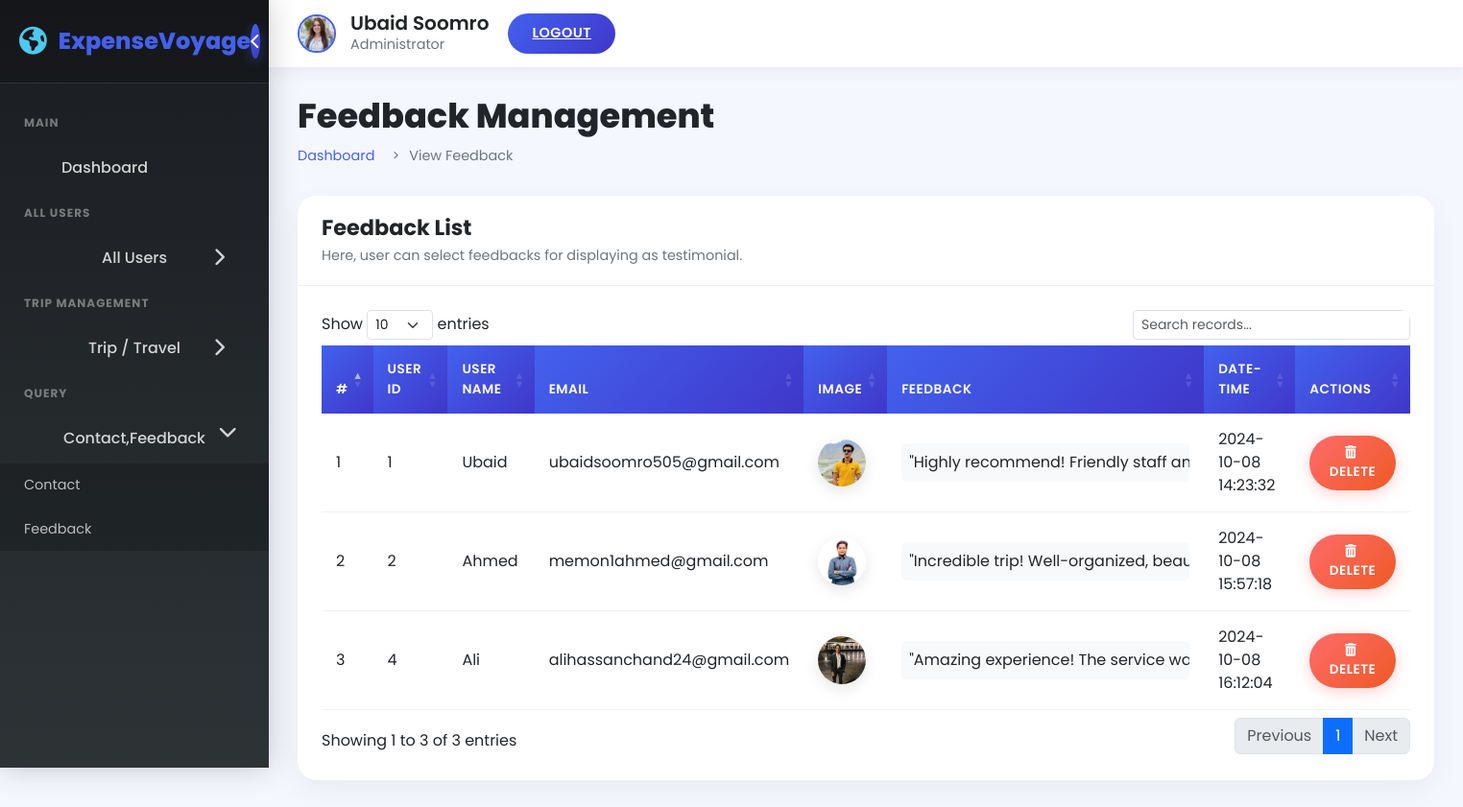
The page /admin/feedbackview.php (signed in) on the database its author committed.
### tables this page shows
CREATE TABLE `review` (
  `id` int(50) NOT NULL,
  `userid` int(50) NOT NULL,
  `email` varchar(50) NOT NULL,
  `image` varchar(255) NOT NULL,
  `usermessage` varchar(500) NOT NULL,
  `date_time` datetime NOT NULL DEFAULT current_timestamp(),
  `username` varchar(255) DEFAULT NULL
);

### admin/feedbackview.php (the view, shortened to what this page needs)
<?php
require("config.php");
?>
<!DOCTYPE html>
<html lang="en">
<head>
    <link rel="stylesheet" href="https://cdnjs.cloudflare.com/ajax/libs/font-awesome/6.4.0/css/all.min.css">
    <link rel="stylesheet" href="https://cdn.jsdelivr.net/npm/bootstrap@5.3.0/dist/css/bootstrap.min.css">
    <link rel="stylesheet" href="https://cdn.datatables.net/1.13.6/css/dataTables.bootstrap5.min.css">
    <link rel="stylesheet" href="https://cdn.datatables.net/responsive/2.5.0/css/responsive.bootstrap5.min.css">
</head>
<body>
    <div class="dashboard-wrapper">
        <aside class="sidebar" id="sidebar">
            <div class="sidebar-header">
                <a href="dashboard.php" class="sidebar-logo">
                    <i class="fas fa-globe-americas"></i>
                    <span>Expense<span>Voyage</span></span>
                </a>
                <button class="sidebar-toggle" id="sidebarToggle">
                    <i class="fas fa-chevron-left"></i>
                </button>
            </div>
            <div class="sidebar-menu">
                <ul>
                    <li class="menu-title">
                        <span>Main</span>
                    </li>
                    <li>
                        <a href="dashboard.php"><i class="fe fe-home"></i> <span>Dashboard</span></a>
                    </li>
                    <li class="menu-title">
                        <span>All Users</span>
                    </li>
                    <li class="submenu">
                        <a href="#"><i class="fe fe-user"></i> <span> All Users </span> <span class="menu-arrow"><i class="fas fa-chevron-right"></i></span></a>
                    </li>
                    <li class="menu-title">
                        <span>Trip Management</span>
                    </li>
                    <li class="submenu">
                        <a href="#"><i class="fe fe-map"></i> <span> Trip / Travel</span> <span class="menu-arrow"><i class="fas fa-chevron-right"></i></span></a>
                    </li>
                    <li class="menu-title">
                        <span>Query</span>
                    </li>
                    <li class="submenu open">
                        <a href="#"><i class="fe fe-comment"></i> <span> Contact,Feedback </span> <span class="menu-arrow"><i class="fas fa-chevron-right"></i></span></a>
                        <ul>
                            <li><a href="contactview.php"> Contact </a></li>
                            <li><a href="feedbackview.php" class="active"> Feedback </a></li>
                        </ul>
                    </li>
                </ul>
            </div>
        </aside>
        <div class="main-content" id="mainContent">
            <header class="top-header">
                <div class="header-user">
                    <img src="../img/Aliza.jpg" alt="Admin">
                    <div class="header-user-info">
                        <h5><?php echo htmlspecialchars($_SESSION['auser']); ?></h5>
                        <p>Administrator</p>
                    </div>
                    <a href="logout.php" class="logout-btn">Logout</a>
                </div>
            </header>
            <div class="dashboard-content">
                <div class="page-header">
                    <h1>Feedback Management</h1>
                    <nav aria-label="breadcrumb">
                        <ol class="breadcrumb">
                            <li class="breadcrumb-item"><a href="dashboard.php">Dashboard</a></li>
                            <li class="breadcrumb-item active">View Feedback</li>
                        </ol>
                    </nav>
                </div>
                <div class="row">
                    <div class="col-12">
                        <div class="card">
                            <div class="card-header">
                                <div>
                                    <h4 class="card-title">Feedback List</h4>
                                    <p class="card-subtitle">Here, user can select feedbacks for displaying as testimonial.</p>
                                </div>
                            </div>
                            <div class="card-body">
                                <div class="table-responsive">
                                    <table id="datatable-buttons" class="table table-hover">
                                        <thead>
                                            <tr>
                                                <th>#</th>
                                                <th>User ID</th>
                                                <th>User Name</th>
                                                <th>Email</th>
                                                <th>Image</th>
                                                <th>Feedback</th>
                                                <th>Date-Time</th>
                                                <th>Actions</th>
                                            </tr>
                                        </thead>
                                        <tbody>
                                            <?php
                                            $query = mysqli_query($con, "
                                                SELECT
                                                    id,
                                                    userid,
                                                    email,
                                                    image,
                                                    usermessage,
                                                    date_time,
                                                    username
                                                FROM
                                                    review
                                            ");
                                            if (!$query) {
                                                echo "<tr><td colspan='8' class='text-center text-danger'>Error executing query: " . mysqli_error($con) . "</td></tr>";
                                            } else {
                                                $cnt = 1;
                                                if (mysqli_num_rows($query) > 0) {
                                                    while ($row = mysqli_fetch_array($query)) {
                                                        $id = htmlspecialchars($row['id']);
                                                        $userid = htmlspecialchars($row['userid']);
                                                        $username = htmlspecialchars($row['username']);
                                                        $email = htmlspecialchars($row['email']);
                                                        $image = htmlspecialchars($row['image']);
                                                        $usermessage = htmlspecialchars($row['usermessage']);
                                                        $date_time = htmlspecialchars($row['date_time']);
                                                        echo "<tr>
                                                            <td>".$cnt."</td>
                                                            <td>".$userid."</td>
                                                            <td>".$username."</td>
                                                            <td>".$email."</td>
                                                            <td><img src='../img/reviewerimages/".$image."' alt='User Image' style='width: 50px; height: 50px; border-radius: 50%; object-fit: cover;'></td>
                                                            <td><div class='message-cell'>".$usermessage."</div></td>
                                                            <td>".$date_time."</td>
                                                            <td>
                                                                <div class='d-grid gap-2 d-md-block'>
                                                                    <a href='#' onclick='confirmDelete(".$id.")' class='btn btn-danger btn-sm'>
                                                                        <i class='fas fa-trash-alt me-1'></i> Delete
                                                                    </a>
                                                                </div>
                                                            </td>
                                                        </tr>";
                                                        $cnt++;
                                                    }
                                                } else {
                                                    echo "<tr><td colspan='8' class='text-center'>No feedback found.</td></tr>";
                                                }
                                            }
                                            ?>
                                        </tbody>
                                    </table>
                                </div>
                            </div>
                        </div>
                    </div>
                </div>
            </div>
        </div>
    </div>
</body>
</html>

### rows shown on the page
review: userid "1", username "Ubaid", email "ubaidsoomro505@gmail.com", image (picture), usermessage "\"Highly recommend! Friendly staff…", date_time "2024-10-08 14:23:32"
review: userid "2", username "Ahmed", email "memon1ahmed@gmail.com", image (picture), usermessage "\"Incredible trip! Well-organized,…", date_time "2024-10-08 15:57:18"
review: userid "4", username "Ali", email "alihassanchand24@gmail.com", image (picture), usermessage "\"Amazing experience! The service…", date_time "2024-10-08 16:12:04"

### other values the page prints
$_SESSION['auser'] "Ubaid Soomro"
